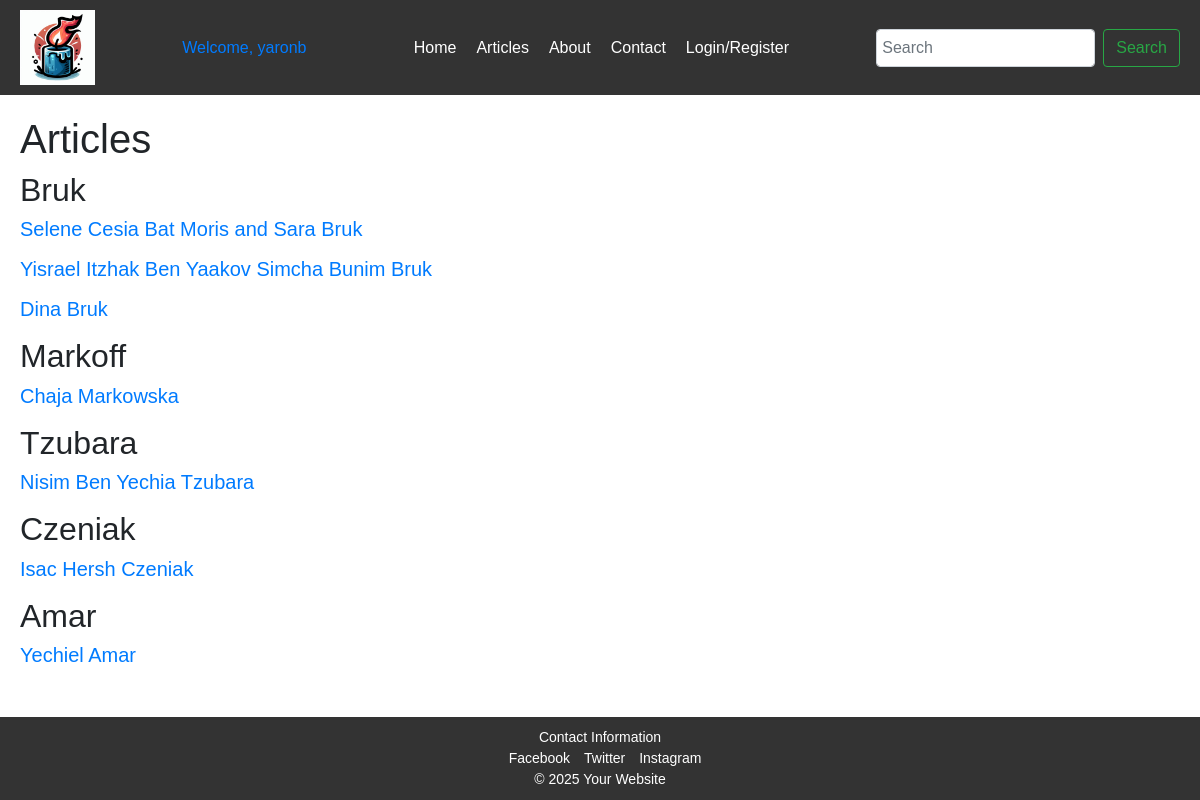
/articles (signed in), run on the app's committed database.
### app/models.py (models this page shows, shortened)
class User(UserMixin, db.Model):
    id = db.Column(db.Integer, primary_key=True)
    username = db.Column(db.String(64), unique=True, nullable=False)
    email = db.Column(db.String(120), unique=True, nullable=False)
    password_hash = db.Column(db.String(128))
    joined_at = db.Column(db.DateTime, default=datetime.utcnow)
    role = db.Column(db.String(64), default='user', nullable=False)
    posts = db.relationship('Post', backref='author', lazy=True)
    comments = db.relationship('Comment', backref='author', lazy=True)
    families = db.relationship('Family', secondary=user_families, backref=db.backref('users', lazy=True))

class Family(db.Model):
    id = db.Column(db.Integer, primary_key=True)
    name = db.Column(db.String(128), nullable=False, unique=True)
    members = db.relationship('Post', backref='family', lazy=True)

class Post(db.Model):
    id = db.Column(db.Integer, primary_key=True)
    title = db.Column(db.String(140), nullable=False)
    publication_date = db.Column(db.DateTime, default=datetime.utcnow)
    user_id = db.Column(db.Integer, db.ForeignKey('user.id'), nullable=False)
    gregorian_death_date = db.Column(db.Date, nullable=False)
    hebrew_year = db.Column(db.Integer, nullable=False)
    hebrew_month = db.Column(db.Integer, nullable=False)
    hebrew_day = db.Column(db.Integer, nullable=False)
    family_id = db.Column(db.Integer, db.ForeignKey('family.id'), nullable=False)
    comments = db.relationship('Comment', backref='post', lazy=True)
    milestones = db.relationship('Milestone', backref='post', lazy=True, cascade="all, delete-orphan")

### app/main/routes.py (the view)
@main.route('/articles')
def articles():
    try:
        families = Family.query.all()  # Fetch all families
        return render_template('articles.html', families=families)  # Pass families to the template
    except Exception as e:
        print(f"Error rendering template: {e}")
        return str(e)

### app/main/templates/articles.html (shortened to what this page needs)
{% extends "layout.html" %}
{% block content %}
<h1>Articles</h1>
{% for family in families %}
<h2>{{ family.name }}</h2>
{% for post in family.members %}
<div class="article">
    <h5><a href="{{ url_for('main.article', post_id=post.id) }}">{{ post.title }}</a></h5>
</div>
{% endfor %}
{% endfor %}
{% endblock %}

### app/main/templates/layout.html (shortened to what this page needs)
<!DOCTYPE html>
<html lang="en">
<head>
    <link href="https://stackpath.bootstrapcdn.com/bootstrap/4.5.2/css/bootstrap.min.css" rel="stylesheet">
    <link rel="stylesheet" href="{{ url_for('static', filename='css/styles.css') }}">
</head>
<body>
    <header>
        <img src="{{ url_for('static', filename='images/candlelogo.png') }}" alt="Yizkor Logo" style="width:75px; height:auto;">
        {% if current_user.is_authenticated %}
        <span class="navbar-text">
            <a class="navbar-text" href="{{ url_for('main.user') }}">
                Welcome, {{ current_user.username }}
            </a>
        </span>
        {% endif %}
        <nav>
            <ul>
                <li><a href="{{ url_for('main.index') }}">Home</a></li>
                <li class="dropdown">
                    <a href="{{ url_for('main.articles') }}">Articles</a>
                </li>
                <li><a href="{{ url_for('main.about') }}">About</a></li>
                <li><a href="{{ url_for('main.contact') }}">Contact</a></li>
                <li class="dropdown">
                    <a href="#">Login/Register</a>
                </li>
            </ul>
        </nav>
        <div class="search-bar">
            <form class="form-inline my-2 my-lg-0" method="GET" action="{{ url_for('main.search') }}">
                <input class="form-control mr-sm-2" type="search" placeholder="Search" aria-label="Search" name="query">
                <button class="btn btn-outline-success my-2 my-sm-0" type="submit">Search</button>
            </form>
        </div>
    </header>
    <main>
        {% block content %}{% endblock %}
    </main>
    <footer>
        <div class="contact">Contact Information</div>
        <div class="social-media">
            <a href="#">Facebook</a>
            <a href="#">Twitter</a>
            <a href="#">Instagram</a>
        </div>
        <div class="copyright">© 2025 Your Website</div>
    </footer>
</body>
</html>

### app/static/css/styles.css (style rules this page uses)
body { display: flex; flex-direction: column; min-height: 100vh; margin: 0; font-family: Arial, sans-serif; }
header { display: flex; justify-content: space-between; align-items: center; padding: 10px 20px; background-color: #333; color: white; }
nav ul { list-style: none; margin: 0; padding: 0; display: flex; }
nav ul li { margin-left: 20px; }
nav ul li a { color: white; text-decoration: none; font-size: 16px; }
.search-bar input { padding: 5px; font-size: 16px; }
main { flex: 1; padding: 20px; }
footer { padding: 10px 20px; background-color: #333; color: white; text-align: center; margin-top: auto; }
footer .contact, footer .social-media, footer .copyright { font-size: 14px; }
footer .social-media a { margin-left: 10px; color: white; text-decoration: none; }
form { max-width: 600px; margin: 0 auto; }

### data on the page
User: username "yaronb"
Family: name "Bruk"
Post: title "Selene Cesia Bat Moris and Sara Bruk"
Post: title "Yisrael Itzhak Ben Yaakov Simcha Bunim Bruk"
Post: title "Dina Bruk"
Family: name "Markoff"
Post: title "Chaja Markowska"
Family: name "Tzubara"
Post: title "Nisim Ben Yechia Tzubara"
Family: name "Czeniak"
Post: title "Isac Hersh Czeniak"
Family: name "Amar"
Post: title "Yechiel Amar"
